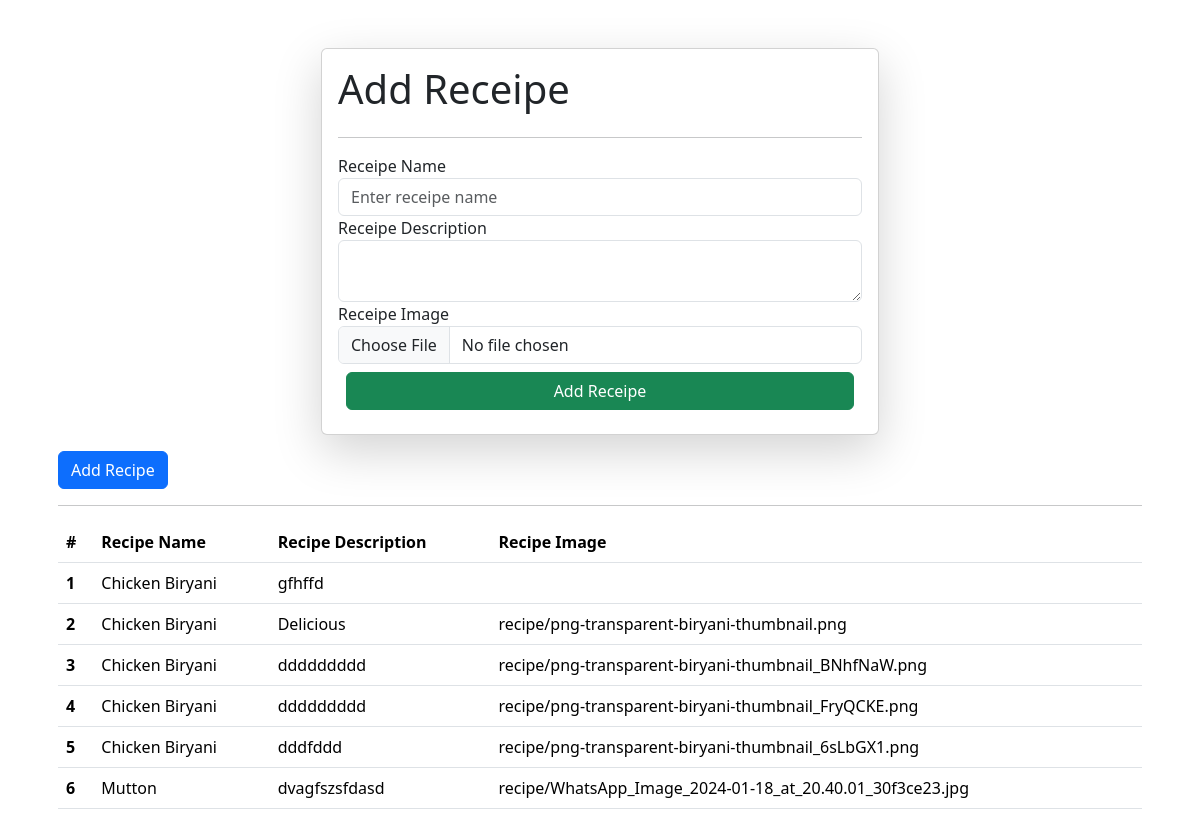
The page /add_recipe/ on the database its author committed.
### recipe/models.py (models this page shows)
class ReciepesAdd(models.Model):
    recipe_name=models.CharField(max_length=100)
    recipe_description = models.TextField()
    recipe_image = models.ImageField(upload_to="recipe")

### recipe/views.py (the view, shortened to what this page needs)
# urls.py: path('add_recipe/',recipes, name="recipe"),
def recipes(request):
    qureyset = ReciepesAdd.objects.all()
    context = {'page':"Recipe",'recipe':qureyset}
    return render(request, "recipe.html",context)

### recipe/templates/recipe.html (shortened to what this page needs)
{% extends "base.html" %}
{% block start %}
<div class="container mt-5">
<form  class="col-6 mx-auto card p-3 shadow-lg" method="post" enctype="multipart/form-data">
    <h1>Add Receipe</h1>
        <hr />
        <div class="form-group">
          <label for="exampleInputEmail1">Receipe Name</label>
          <input name = "recipe_name" required type="text" class="form-control"  aria-describedby="emailHelp" placeholder="Enter receipe name">
          </div>
        <div class="form-group">
          <label for="exampleInputPassword1">Receipe Description</label>
         <textarea name="recipe_description" required class="form-control"></textarea>
        </div>
        <div class="form-group">
            <label class="form-check-label" for="exampleCheck1">Receipe Image</label>
             <input name="recipe_image" type="file" class="form-control" >
        </div>
        <button type="submit" class="btn btn-success m-2">Add Receipe</button>
</form>
<div class="container p-3">
  <div class="col-3"><a href="{% url 'recipe' %}">
      <button type="button" class="btn btn-primary">Add Recipe</button>
    </a>
    </div>
  <div class="col-12">
      <hr />
<table class="table">
<thead class="thead-light">
  <tr>
    <th scope="col">#</th>
    <th scope="col">Recipe Name</th>
    <th scope="col">Recipe Description</th>
    <th scope="col">Recipe Image</th>
  </tr>
</thead>
<tbody>
  {% for data in recipe %}
  <tr>
    <th scope="row">{{ forloop.counter }}</th>
    <td>{{ data.recipe_name }}</td>
    <td>{{ data.recipe_description }}</td>
    <td>{{ data.recipe_image }}</td>
  </tr>
{% endfor %}
</tbody>
</table>
</div>
</div>
</div>
{% endblock %}

### recipe/templates/base.html (shortened to what this page needs)
<!DOCTYPE html>
<html lang="en">
<head>
    <link href="https://cdn.jsdelivr.net/npm/bootstrap@5.3.2/dist/css/bootstrap.min.css" rel="stylesheet">
</head>
<body>
{% block start%}
{% endblock %}
</body>
</html>

### rows shown on the page
ReciepesAdd: recipe_name "Chicken Biryani", recipe_description "gfhffd"
ReciepesAdd: recipe_name "Chicken Biryani", recipe_description "Delicious", recipe_image "recipe/png-transparent-biryani-thumbnail.png"
ReciepesAdd: recipe_name "Chicken Biryani", recipe_description "ddddddddd", recipe_image "recipe/png-transparent-biryani-thumbnail_BNhfNaW.png"
ReciepesAdd: recipe_name "Chicken Biryani", recipe_description "ddddddddd", recipe_image "recipe/png-transparent-biryani-thumbnail_FryQCKE.png"
ReciepesAdd: recipe_name "Chicken Biryani", recipe_description "dddfddd", recipe_image "recipe/png-transparent-biryani-thumbnail_6sLbGX1.png"
ReciepesAdd: recipe_name "Mutton", recipe_description "dvagfszsfdasd", recipe_image "recipe/WhatsApp_Image_2024-01-18_at_20.40.01_30f3ce23.jpg"
